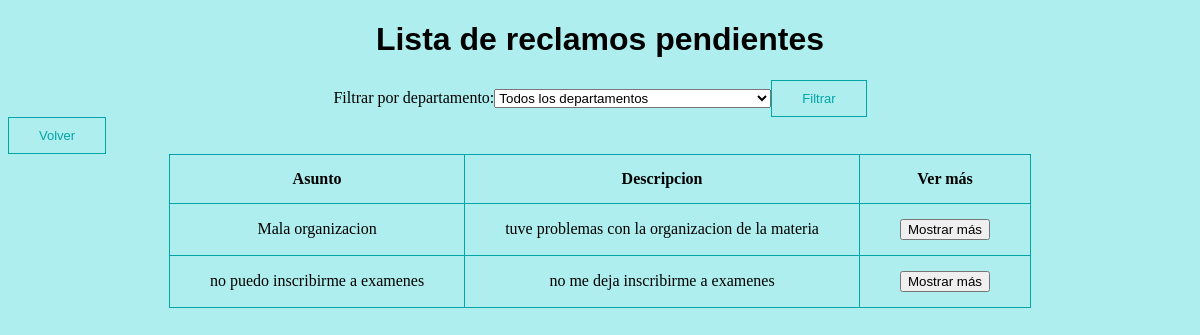
/lista_reclamos?departamento_id=1 (signed in), run on the app's committed database.
### modules/class_reclamo.py (models this page shows, shortened)
class Reclamo(db.Model):
    id = db.Column(db.Integer,primary_key=True)
    usuario_creador = db.Column(db.String(100))
    asunto = db.Column(db.String(1000))
    descripcion = db.Column(db.String(1000))
    departamento_id = db.Column(db.Integer, db.ForeignKey('departamento.id'), nullable=True)
    estado =  db.Column(db.String(100))
    adherente = db.Column(db.String(100))
    fecha = db.Column(db.DateTime, default=datetime.utcnow)

### server.py (the view, shortened to what this page needs)
@app.route("/lista_reclamos", methods=['GET','POST'])
@login_required
def lista_reclamos():
    detalles = {}
    departamentos = Departamento.query.all()
    departamento_id = request.args.get('departamento_id',default=None)
    reclamos_pendientes = Reclamo.query.filter_by(estado='Pendiente')
    if departamento_id:
        reclamos_pendientes = reclamos_pendientes.filter(Reclamo.departamento_id == departamento_id)
    reclamos = reclamos_pendientes.all()
    return render_template('lista_reclamos.html', reclamos=reclamos, detalles=detalles,user=current_user.email,departamentos=departamentos)

### server.py (called while the page is built)
@login_manager.user_loader
def user_loader(user_id):
    user = Usuario.query.get(user_id)
    if user:
        if user.id in admin_list:
            return Jefe_departamento.query.get(user_id)  #en base al id clasifica al usuario actual en jefe o usuario final
        else:
            return Usuario_final.query.get(user_id)

### templates/lista_reclamos.html (shortened to what this page needs)
<!DOCTYPE html>
<html lang="en">
<html>
    <head style="background-color:paleturquoise">
    </head>
    <body style="background-color:paleturquoise">
        <h1 class="centrar_element">Lista de reclamos pendientes</h1>
        <form action="{{ url_for('lista_reclamos') }}" method="GET">
            <div class="centrar_element">
            <label for="departamento">Filtrar por departamento: </label>
            <select name="departamento_id" id="departamento">
              <option value="">Todos los departamentos</option>
            </select>
            <button type="submit">Filtrar</button>
            </div>
        </form>
        <button onclick="location.href='/pantalla_principal'">Volver</button>
        <div class="table-container">
          <table>
              <tr>
                <td><b>Asunto</b></td>
                <td><b>Descripcion</b></td>
                <td><b>Ver más</b></td>
              </tr>
              {% for reclamo in reclamos %}
              <tr>
                  <td>{{ reclamo.asunto }} </td>
                  <td>{{ reclamo.descripcion }}</td>
                  <form action="{{ url_for('lista_reclamos') }}" method="post">
                  <td><input type="submit" name="submit-btn" value="Mostrar más"></td>
                  </form>
              </tr>
              {% endfor %}
          </table>
        </div>
    </body>

### templates/lista_reclamos.html (style rules this page uses)
table,tr,td { align-content:center; padding-top: 15px; padding-bottom: 15px; padding-right:40px; padding-left: 40px; border: 1px solid #01a4a7; border-collapse: collapse; text-align: center; }
table { max-width: 100%; }
button { border:1px solid #01a4a7; border-style: double; color:#01a4a7; align-content: center; background-color: paleturquoise; padding: 10px 30px; cursor: pointer; font-size:small; }
h1 { color:black; font-family:Arial, Helvetica, sans-serif; }
.centrar_element { align-items: center; justify-content: center; display: flex; }
.table-container { display: flex; justify-content: center; }

### data on the page
Reclamo: asunto "Mala organizacion", descripcion "tuve problemas con la organizacion de la materia"
Reclamo: asunto "no puedo inscribirme a examenes", descripcion "no me deja inscribirme a examenes"
